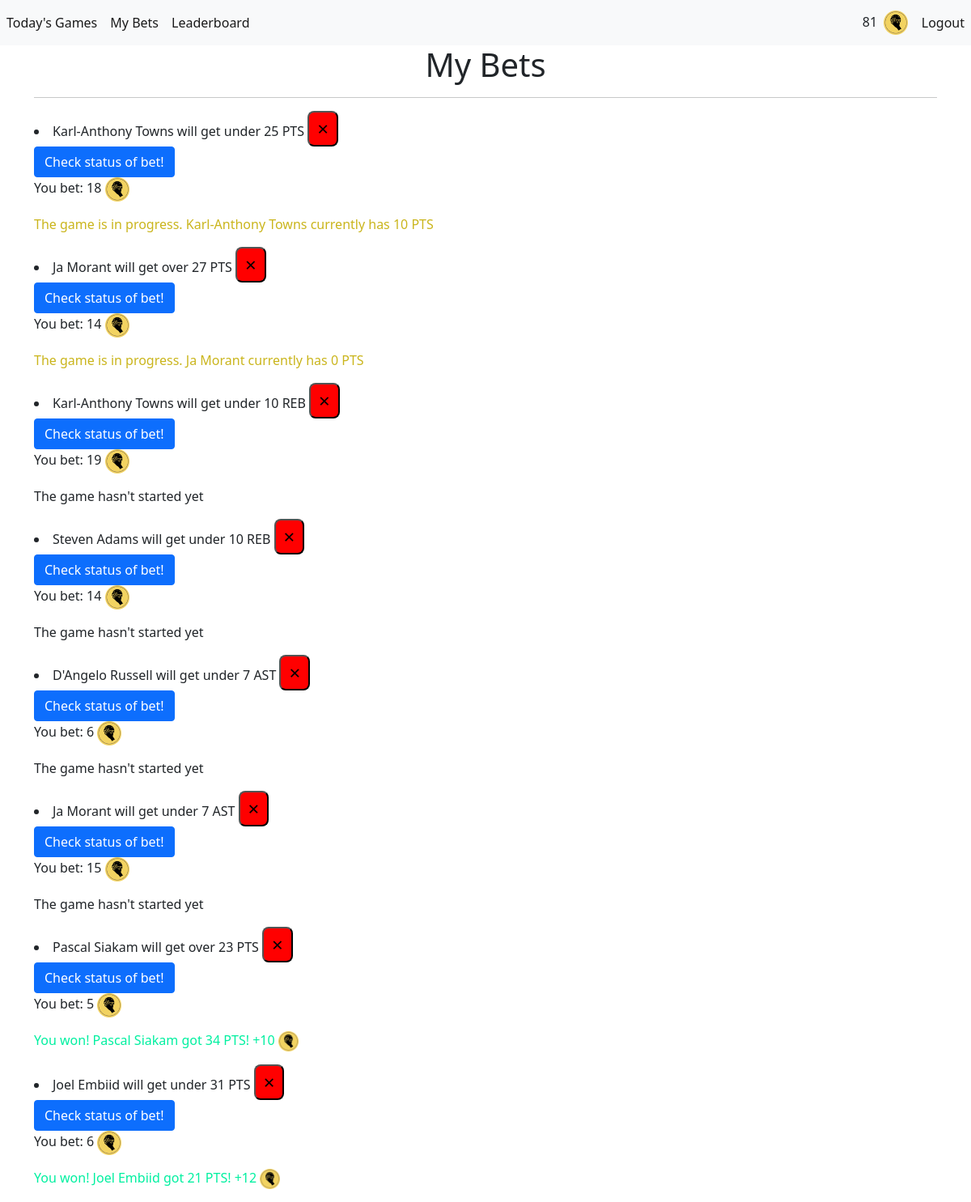
The page /my-bets (signed in) on the database as committed earlier.
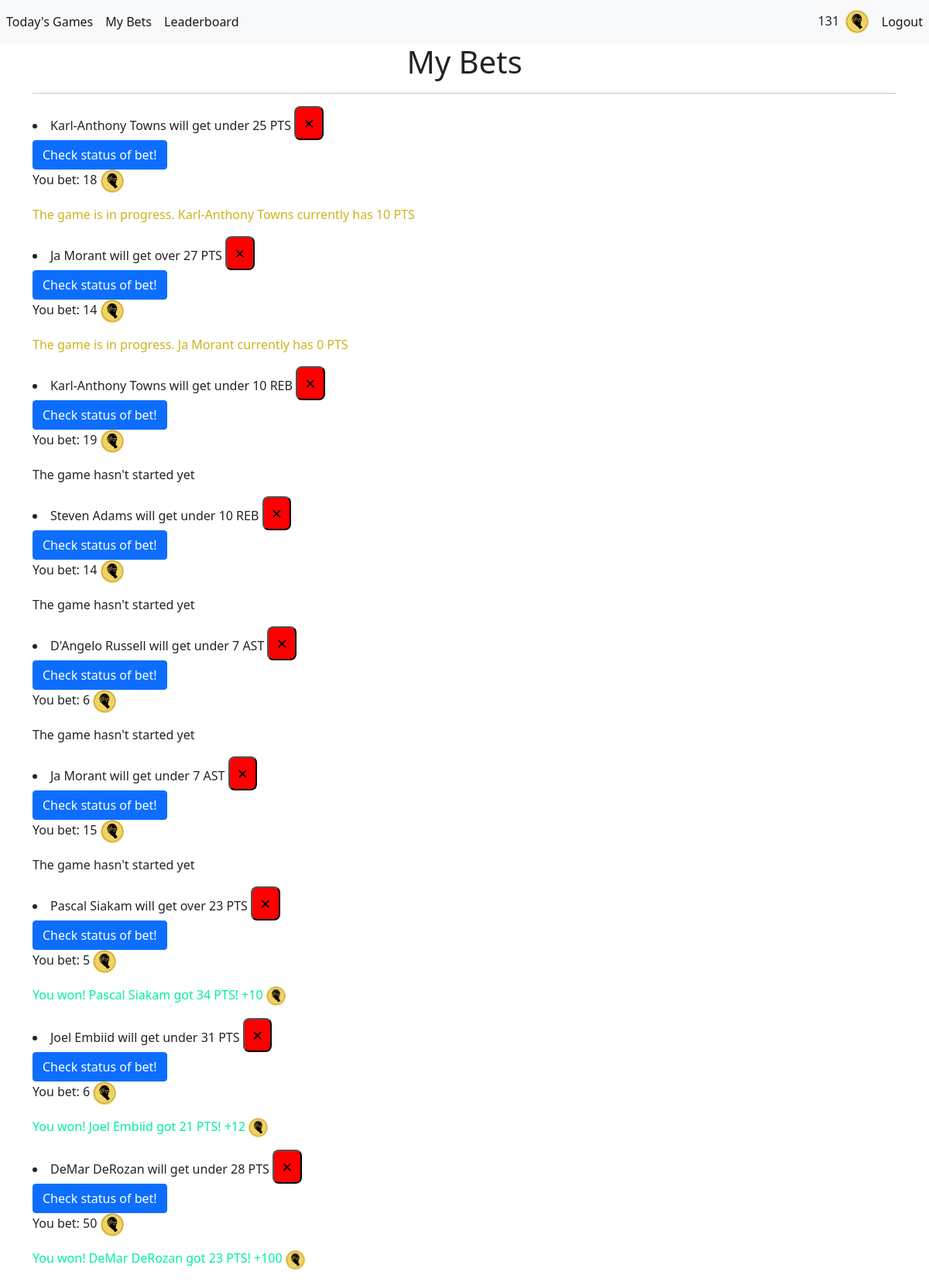
The same page on the database as committed later.
### app/models.py (models this page shows)
class User(db.Model, UserMixin):
    id = db.Column(db.Integer, primary_key = True)
    email = db.Column(db.String(150), unique = True)
    password = db.Column(db.String(150))
    first_name = db.Column(db.String(150))
    last_name = db.Column(db.String(150))
    swishcoins = db.Column(db.Integer, default = 100)
    bets = db.relationship('Bet')

class Bet(db.Model):
    __table_args__ = (
        db.UniqueConstraint('game_id', 'team', 'player_name', 'statistic', 'num_stats', 'user_id'),
    )
    id = db.Column(db.Integer, primary_key = True)
    game_id = db.Column(db.String(50))
    team = db.Column(db.String(100))
    player_name = db.Column(db.String(500))
    statistic = db.Column(db.String(100))
    over_statistic = db.Column(db.Boolean, default = False, nullable = False)
    num_stats = db.Column(db.Integer)
    date = db.Column(db.DateTime(timezone=True), server_default=func.now())
    w_or_l = db.Column(db.Boolean, default = None, nullable = True)
    game_status = db.Column(db.Integer, nullable = True)
    stats_actual = db.Column(db.Integer, nullable = True)
    wagered_amount = db.Column(db.Integer, nullable = True)
    net_revenue = db.Column(db.Integer, nullable = True)
    claimed = db.Column(db.Boolean, default = False)
    user_id = db.Column(db.Integer, db.ForeignKey('user.id'))

### app/views.py (the view)
@app.route("/my-bets")
def my_bets():
    yesterday = date.today() - timedelta(days=1)
    today = date.today()
    min_time = datetime.min.time()
    max_time = datetime.max.time()
    yesterday_time = datetime.combine(yesterday, min_time)
    today_time = datetime.combine(today, max_time)
    recent_bets = Bet.query.filter(Bet.date.between(yesterday_time, today_time)).all()
    user_recent_bets = []
    for bet in recent_bets:
        if bet.user_id == current_user.id:
            user_recent_bets.append(bet)
    return render_template("user_bets.html", user = current_user, user_recent_bets = user_recent_bets)

### app/__init__.py (called while the page is built)
@login_manager.user_loader
def load_user(id):
    return User.query.get(int(id))

### app/templates/user_bets.html (shortened to what this page needs)
{% extends "main/base.html" %}
{% block main %}
<div class="container">
    <div class="row">
        <div class="col">
            <h1>My Bets</h1>
            <hr>
            <p> {% for bet in user_recent_bets %}
                <li>{% if bet.over_statistic == true %}
                    {{bet.player_name}} will get over {{bet.num_stats| round| int}} {{ bet.statistic }}
                    {% else %}
                    {{bet.player_name}} will get under {{bet.num_stats| round| int}} {{ bet.statistic }}
                    {% endif %}
                    <button type="button" class="close" onClick="deleteBet('{{ bet.id }}')">
                        <span aria-hidden="true">&times;</span>
                    </button>
                    <br>
                    <button type="button" class="btn btn-primary" onClick="
                    fetch('/check-bet-status', {
                        method: 'POST',
                        body: JSON.stringify({betID: '{{ bet.id }}'})
                    }).then((_res) => {
                        window.location.href='my-bets';
                    })";>
                        Check status of bet!
                    </button>
                    <p> You bet: {{ bet.wagered_amount }} <img style="max-width: 30px; max-height: 30px;" src="{{ url_for('static', filename='img/CourtsideBets_logo.png') }}"></p>
                    {% if bet.game_status is none or bet.game_status == 1  %}
                        <p>The game hasn't started yet</p>
                    {% elif bet.game_status == 2 and bet.w_or_l is none %}
                        <p style="color: rgb(202, 181, 28)">The game is in progress. {{ bet.player_name }} currently has {{ bet.stats_actual }} {{ bet.statistic }}</p>
                    {% elif bet.game_status == 2 and bet.w_or_l == true %}
                        <p style="color: rgb(0, 240, 160)">You won! {{ bet.player_name }} currently has {{ bet.stats_actual }} {{ bet.statistic }} +{{ 2 * bet.wagered_amount }} <img style="max-width: 25px; max-height: 25px;" src="{{ url_for('static', filename='img/CourtsideBets_logo.png') }}"></p>
                    {% elif bet.game_status == 2 and bet.w_or_l == false %}
                        <p style="color: red"> You lost. {{ bet.player_name }} currently has {{ bet.stats_actual }} {{ bet.statistic }}</p>
                    {% elif bet.game_status == 3 %}
                        {% if bet.w_or_l == true %}
                        <p style = "color: rgb(0, 240, 160);">You won! {{ bet.player_name }} got {{ bet.stats_actual }} {{ bet.statistic }}! +{{ 2 * bet.wagered_amount }} <img style="max-width: 25px; max-height: 25px;" src="{{ url_for('static', filename='img/CourtsideBets_logo.png') }}"></p>
                        {% else %}
                        <p style = "color: red;">You lost. {{ bet.player_name }} got {{ bet.stats_actual }} {{ bet.statistic }}</p>
                        {% endif %}
                    {% endif %}
                </li>
                {% endfor %}
            </p>
        </div>
    </div>
</div>
{% endblock %}

### app/templates/main/base.html (shortened to what this page needs)
<!doctype html>
<html lang="en">
<head>
    <link href="https://cdn.jsdelivr.net/npm/bootstrap@5.1.3/dist/css/bootstrap.min.css" rel="stylesheet"
>
    <link rel="stylesheet" href="{{ url_for('static', filename='css/style.css') }}">
</head>
<body>
    <nav class="navbar navbar-expand-lg navbar-light bg-light">
        <div class="collapse navbar-collapse" id="navbar">
            <div class="navbar-nav">
                {% if user.is_authenticated %}
                <a class="nav-link active" style="white-space: nowrap;" id="today_games" href="/">Today's Games</a>
                <a class="nav-link active" style="white-space: nowrap;" id="my_bets" href="/my-bets">My Bets</a>
                <a class="nav-link active" style="white-space: nowrap;" id="leaderboard" href="/leaderboard">Leaderboard</a>
                {% else %}
                <a class="nav-link active" id="login" href="/login">Login</a>
                <a class="nav-link active" id="sign_up" href="/sign-up">Sign Up</a>
                {% endif %}
            </div>
        </div>
        <div class="collapse navbar-collapse" id="navbarNav">
            <ul class="navbar-nav ms-auto mb-2 mb-lg-0">
                <li style="padding-top:7px;"> {{ user.swishcoins }} &nbsp; </li>
                <li><img style="max-width: 35px; max-height: 35px; padding-top: 5px" src="{{ url_for('static', filename='img/CourtsideBets_logo.png') }}"> &nbsp; </li>
                <li><a class="nav-link active" id="logout" href="/logout">Logout</a></li>
            </ul>
            </div>
    </nav>
    <main>
        {% block main %} {% endblock %}
    </main>
</body>
</html>

### app/static/css/style.css (style rules this page uses)
h1 { text-align: center; }
.close { background-color: red; color: black; text-align: center; font-size: 24px; padding: 2px 10px; transition-duration: 0.4s; border-radius: 8px; }

Rows that differ between the two databases and show on the page:
changed User: swishcoins "81" → "131"
added Bet: player_name "DeMar DeRozan", num_stats "28", statistic "PTS", wagered_amount "50", stats_actual "23", 2*bet.wagered_amount "100", game_status 3 (drawn)
